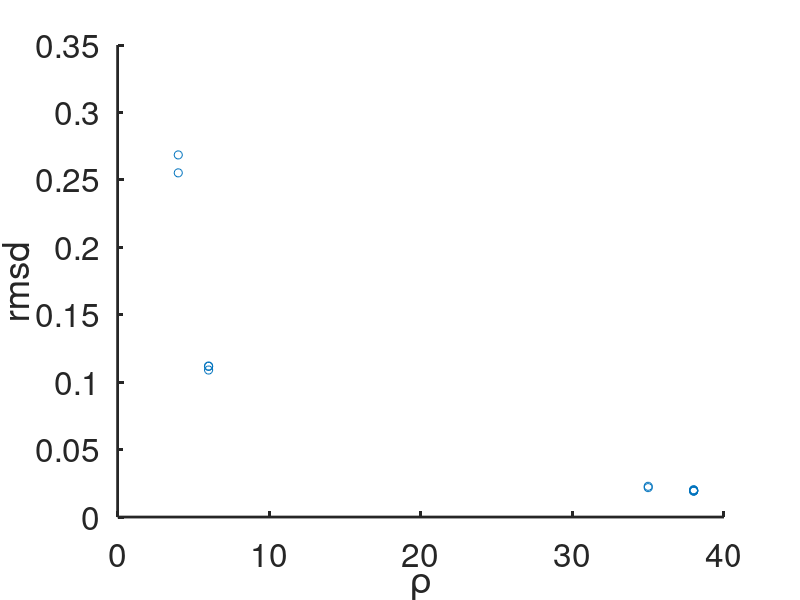

The MATLAB source for this figure:
%Scatter plot of rmsd values before and after a merge as fn of rho.
clear

%data
rho = [4,4,6,6,6,35,35,38,38,38,38,38,38];
rmsd = [0.2552, 0.2685, 0.1117, 0.112, 0.109, 0.0218, 0.0228, 0.0202, 0.0194, 0.0195, 0.0192, 0.0201, 0.0194];

%format plotting
set(0,'DefaultLineLineWidth',2)
set(0,'DefaultAxesLineWidth',2)
set(0,'DefaultAxesFontSize',24)

%plot
scatter(rho,rmsd)
xlabel('\rho')
ylabel('rmsd')